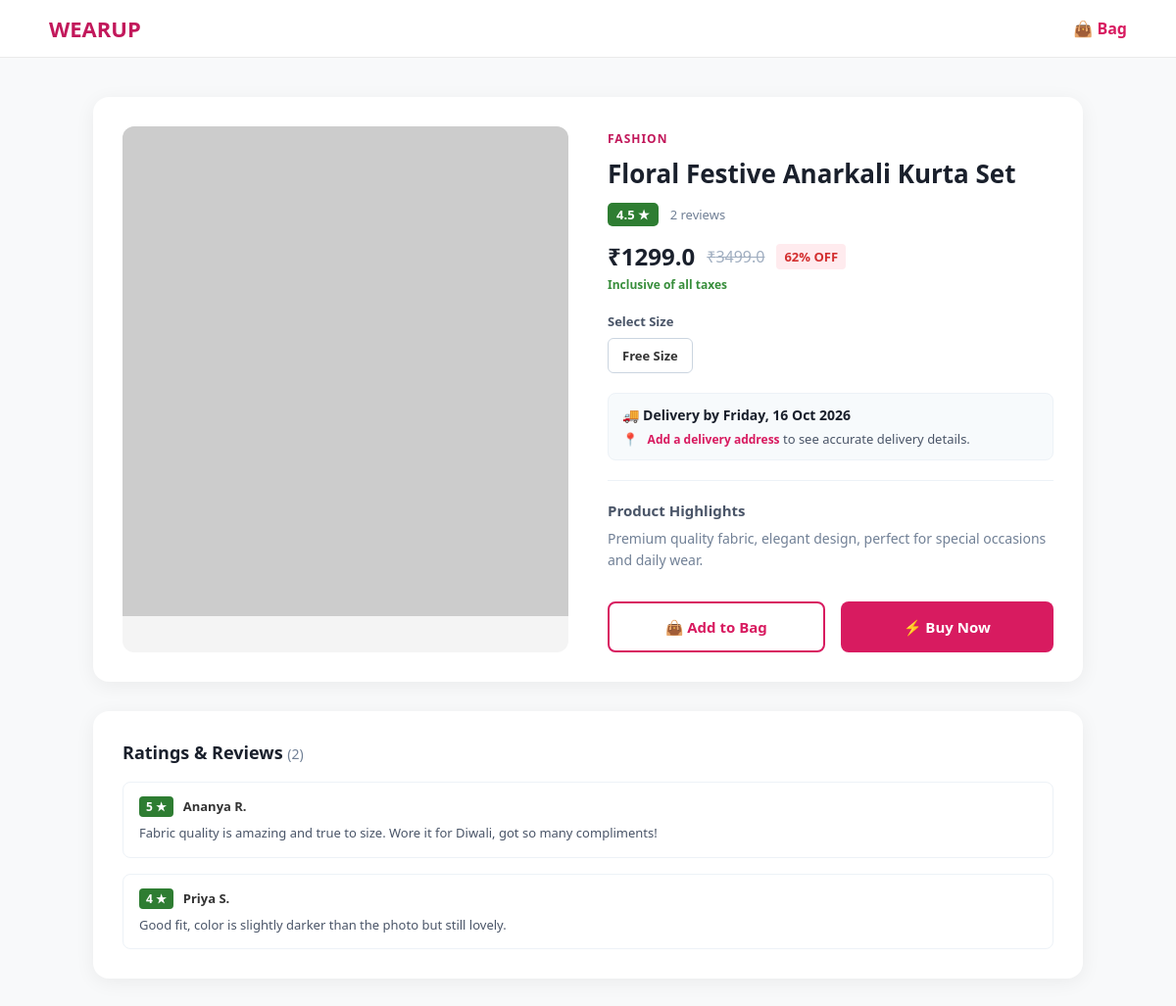
Page /product/1 on the committed database.
### tables this page shows
CREATE TABLE products (
                id INTEGER PRIMARY KEY AUTOINCREMENT,
                title TEXT NOT NULL,
                category TEXT NOT NULL,
                price REAL NOT NULL,
                original_price REAL NOT NULL,
                discount_percent INTEGER NOT NULL,
                image_url TEXT NOT NULL
            , rating REAL DEFAULT 4.0, sizes TEXT DEFAULT 'Free Size', delivery_days INTEGER DEFAULT 5);

CREATE TABLE reviews (
            id INTEGER PRIMARY KEY AUTOINCREMENT,
            product_id INTEGER NOT NULL,
            reviewer_name TEXT NOT NULL,
            rating INTEGER NOT NULL,
            comment TEXT,
            created_at TEXT DEFAULT CURRENT_TIMESTAMP,
            FOREIGN KEY (product_id) REFERENCES products (id)
        );

### app.py (the view)
@app.route('/product/<int:product_id>')
def product_detail(product_id):
    conn = get_db_connection()
    product = conn.execute('SELECT * FROM products WHERE id = ?', (product_id,)).fetchone()
    if product is None:
        conn.close()
        return "Product not found", 404
    reviews = conn.execute(
        'SELECT * FROM reviews WHERE product_id = ? ORDER BY created_at DESC',
        (product_id,)
    ).fetchall()
    conn.close()
    review_count = len(reviews)
    if review_count > 0:
        avg_rating = sum(r['rating'] for r in reviews) / review_count
    else:
        avg_rating = product['rating'] or 0
    size_list = [s.strip() for s in (product['sizes'] or '').split(',') if s.strip()]
    delivery_days = product['delivery_days'] or 5
    delivery_date = (datetime.now() + timedelta(days=delivery_days)).strftime('%A, %d %b %Y')
    user_logged_in = 'user_id' in session
    delivery_address = session.get('address') if user_logged_in else None
    delivery_pincode = session.get('pincode') if user_logged_in else None
    return render_template(
        'product_detail.html',
        product=product,
        reviews=reviews,
        review_count=review_count,
        avg_rating=round(avg_rating, 1),
        size_list=size_list,
        delivery_date=delivery_date,
        user_logged_in=user_logged_in,
        delivery_address=delivery_address,
        delivery_pincode=delivery_pincode
    )

### app.py (called while the page is built, shortened)
def get_db_connection():
    conn = sqlite3.connect(DATABASE)
    conn.row_factory = sqlite3.Row
    return conn

@app.before_request
def csrf_protect():
    if request.method not in ('POST', 'PUT', 'PATCH', 'DELETE'):
        return None

### templates/product_detail.html (shortened to what this page needs)
<!DOCTYPE html>
<html lang="en">
<head>
    <link rel="stylesheet" href="/static/product_detail.css">
</head>
<body>
    <header class="navbar">
        <div class="nav-container">
            <a href="/" class="brand-logo">WEARUP</a>
            <a href="/cart" class="cart-btn">👜 Bag</a>
        </div>
    </header>
    <main class="detail-container">
        <div class="product-layout">
            <div class="image-gallery">
                <img src="{{ product.image_url }}" alt="{{ product.title }}" class="main-image">
            </div>
            <div class="info-section">
                <span class="category-tag">{{ product.category | capitalize }}</span>
                <h1 class="title">{{ product.title }}</h1>
                <div class="rating-row">
                    <span class="rating-badge">{{ avg_rating }} ★</span>
                    <a href="#reviews" class="review-count-link">{{ review_count }} review{{ 's' if review_count != 1 else '' }}</a>
                </div>
                <div class="price-row">
                    <span class="current-price">₹{{ product.price }}</span>
                    {% if product.original_price %}
                        <span class="original-price">₹{{ product.original_price }}</span>
                        <span class="discount-badge">{{ product.discount_percent }}% OFF</span>
                    {% endif %}
                </div>
                <p class="tax-note">Inclusive of all taxes</p>
                {% if size_list %}
                <div class="size-section">
                    <p class="size-label">Select Size</p>
                    <div class="size-options" id="sizeOptions">
                        {% for size in size_list %}
                            <button type="button" class="size-btn" data-size="{{ size }}" onclick="selectSize(this)">{{ size }}</button>
                        {% endfor %}
                    </div>
                </div>
                {% endif %}
                <div class="delivery-box">
                    <p class="delivery-line">🚚 <strong>Delivery by {{ delivery_date }}</strong></p>
                    {% if user_logged_in %}
                        <p class="delivery-address">
                            📍 Deliver to: {{ delivery_address }}
                            {% if delivery_pincode %} — {{ delivery_pincode }}{% endif %}
                            <a href="/profile" class="change-address-link">Change</a>
                        </p>
                    {% else %}
                        <p class="delivery-address">
                            📍 <a href="/register" class="change-address-link">Add a delivery address</a> to see accurate delivery details.
                        </p>
                    {% endif %}
                </div>
                <hr class="divider">
                <div class="description-box">
                    <h3>Product Highlights</h3>
                    <p>{{ product.description if product.description else "Premium quality fabric, elegant design, perfect for special occasions and daily wear." }}</p>
                </div>
                <div class="action-buttons">
                    <button class="add-bag-btn" onclick="handleAddToBag()">
                        👜 Add to Bag
                    </button>
                    <button class="buy-now-btn" onclick="handleBuyNow()">
                        ⚡ Buy Now
                    </button>
                </div>
            </div>
        </div>
        <section id="reviews" class="reviews-section">
            <h3>Ratings &amp; Reviews <span class="reviews-heading-count">({{ review_count }})</span></h3>
            {% if reviews %}
                <div class="reviews-list">
                    {% for review in reviews %}
                    <div class="review-card">
                        <div class="review-top">
                            <span class="review-rating">{{ review.rating }} ★</span>
                            <span class="review-name">{{ review.reviewer_name }}</span>
                        </div>
                        {% if review.comment %}
                            <p class="review-comment">{{ review.comment }}</p>
                        {% endif %}
                    </div>
                    {% endfor %}
                </div>
            {% else %}
                <p class="no-reviews">No reviews yet for this product.</p>
            {% endif %}
        </section>
    </main>
</body>
</html>

### static/product_detail.css (style rules this page uses)
* { box-sizing: border-box; margin: 0; padding: 0; font-family: 'Segoe UI', Roboto, sans-serif; }
body { background-color: #f8f9fa; color: #2c3e50; }
.navbar { background: #ffffff; border-bottom: 1px solid #eaeaea; padding: 14px 40px; }
.nav-container { max-width: 1100px; margin: 0 auto; display: flex; justify-content: space-between; align-items: center; }
.brand-logo { font-size: 22px; font-weight: 800; color: #c2185b; text-decoration: none; }
.cart-btn { text-decoration: none; color: #d81b60; font-weight: 700; }
.detail-container { max-width: 1050px; margin: 40px auto; padding: 0 20px; }
.product-layout { display: grid; grid-template-columns: 1fr 1fr; gap: 40px; background: #ffffff; padding: 30px; border-radius: 16px; box-shadow: 0 4px 20px rgba(0,0,0,0.06); }
.image-gallery { width: 100%; border-radius: 12px; overflow: hidden; background-color: #f4f4f4; }
.main-image { width: 100%; max-height: 500px; object-fit: cover; display: block; }
.category-tag { font-size: 12px; font-weight: 700; text-transform: uppercase; color: #c2185b; letter-spacing: 1px; }
.title { font-size: 26px; font-weight: 700; margin: 8px 0 12px; color: #1a202c; }
.rating-row { display: flex; align-items: center; gap: 12px; margin-bottom: 14px; }
.rating-badge { background-color: #2e7d32; color: #ffffff; font-size: 13px; font-weight: 700; padding: 3px 9px; border-radius: 5px; }
.review-count-link { font-size: 13px; color: #718096; text-decoration: none; }
.size-section { margin: 20px 0; }
.size-label { font-size: 13px; font-weight: 700; color: #4a5568; margin-bottom: 8px; }
.size-options { display: flex; flex-wrap: wrap; gap: 10px; }
.size-btn { min-width: 44px; padding: 8px 14px; background: #ffffff; border: 1.5px solid #cbd5e0; border-radius: 6px; font-size: 13px; font-weight: 600; color: #333333; cursor: pointer; transition: all 0.15s ease; }
.delivery-box { background: #f7fafc; border: 1px solid #edf2f7; border-radius: 8px; padding: 12px 14px; margin: 18px 0; }
.delivery-line { font-size: 14px; color: #1a202c; margin-bottom: 6px; }
.delivery-address { font-size: 13px; color: #4a5568; }
.change-address-link { color: #d81b60; font-weight: 700; text-decoration: none; margin-left: 6px; font-size: 12px; }
.price-row { display: flex; align-items: center; gap: 12px; }
.current-price { font-size: 24px; font-weight: 800; color: #1a202c; }
.original-price { font-size: 16px; text-decoration: line-through; color: #a0aec0; }
.discount-badge { background-color: #ffebee; color: #d32f2f; padding: 4px 8px; border-radius: 4px; font-size: 13px; font-weight: 700; }
.tax-note { font-size: 12px; color: #388e3c; margin-top: 4px; font-weight: 600; }
.divider { border: 0; border-top: 1px solid #edf2f7; margin: 20px 0; }
.description-box h3 { font-size: 15px; margin-bottom: 8px; color: #4a5568; }
.description-box p { font-size: 14px; line-height: 1.6; color: #718096; }
.action-buttons { display: flex; gap: 16px; margin-top: 30px; }
.add-bag-btn { flex: 1; padding: 14px; background-color: #ffffff; color: #d81b60; border: 2px solid #d81b60; border-radius: 8px; font-size: 15px; font-weight: 700; cursor: pointer; transition: all 0.2s; }
.buy-now-btn { flex: 1; padding: 14px; background-color: #d81b60; color: #ffffff; border: none; border-radius: 8px; font-size: 15px; font-weight: 700; cursor: pointer; transition: background-color 0.2s; }
.reviews-section { max-width: 1050px; margin: 30px auto 0; background: #ffffff; padding: 30px; border-radius: 16px; box-shadow: 0 4px 20px rgba(0,0,0,0.06); }
.reviews-section h3 { font-size: 18px; color: #1a202c; margin-bottom: 18px; }
.reviews-heading-count { color: #718096; font-weight: 400; font-size: 14px; }
.reviews-list { display: flex; flex-direction: column; gap: 16px; }
.review-card { border: 1px solid #edf2f7; border-radius: 8px; padding: 14px 16px; }
.review-top { display: flex; align-items: center; gap: 10px; margin-bottom: 6px; }
.review-rating { background-color: #2e7d32; color: #ffffff; font-size: 12px; font-weight: 700; padding: 2px 7px; border-radius: 4px; }
.review-name { font-size: 13px; font-weight: 700; color: #333333; }
.review-comment { font-size: 13px; color: #4a5568; line-height: 1.6; }

### rows in the picture
products: category "FASHION", title "Floral Festive Anarkali Kurta Set", price "1299.0", original_price "3499.0", discount_percent "62", sizes "Free Size"
reviews: rating "5", reviewer_name "Ananya R.", comment "Fabric quality is amazing and true to size. Wore it for Diwali, got so many compliments!"
reviews: rating "4", reviewer_name "Priya S.", comment "Good fit, color is slightly darker than the photo but still lovely."

### other values in the picture
{{ avg_rating }} "4.5"
{{ review_count }} "2"
{{ 's' if review_count != 1 else '' }} "s"
